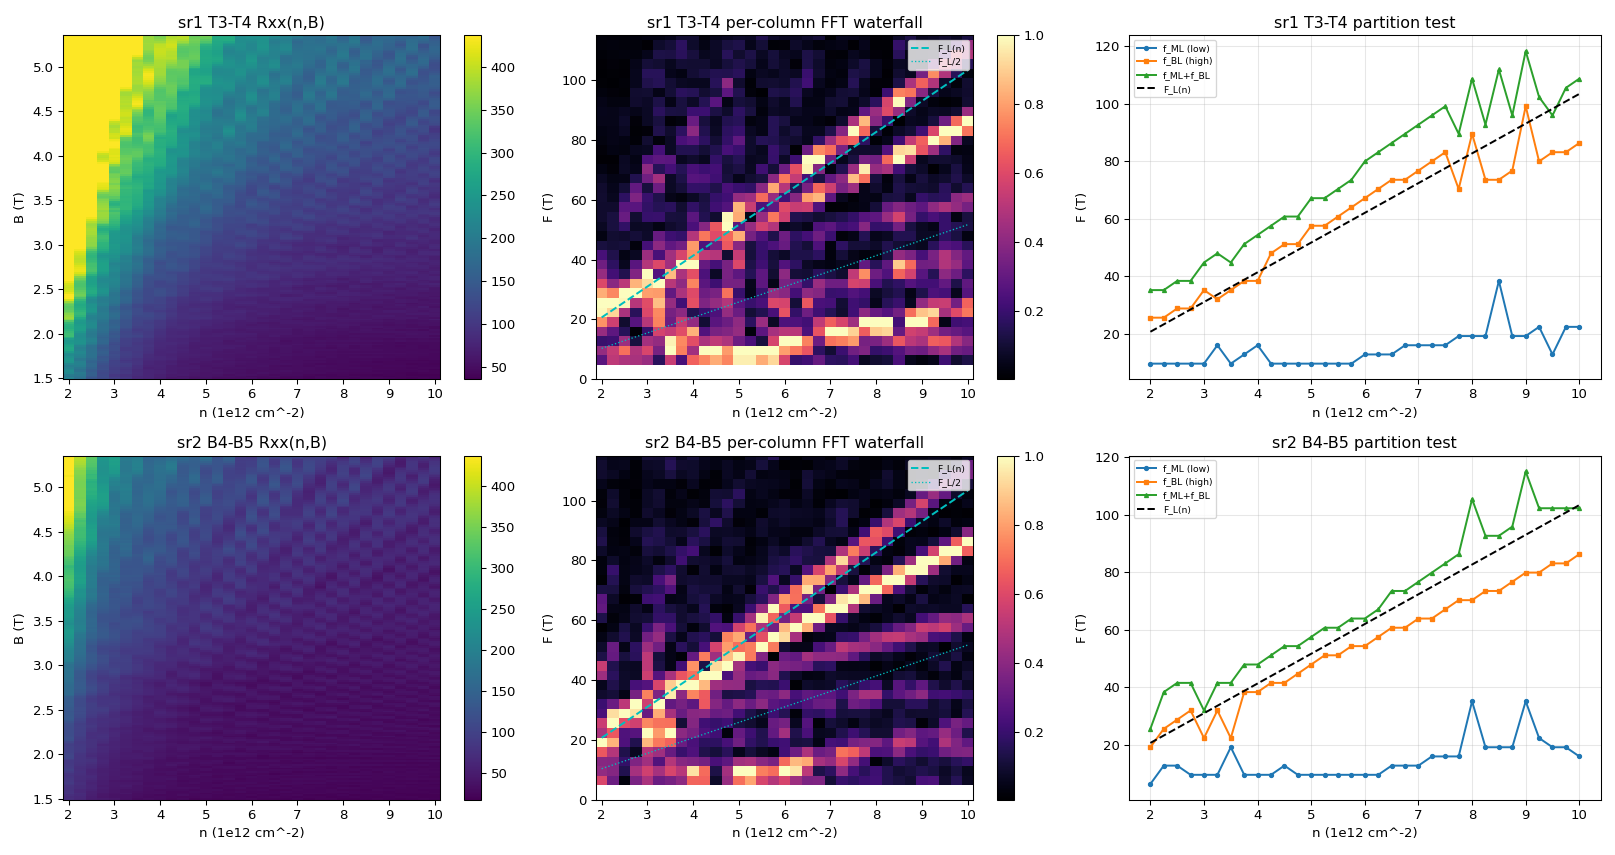

Python code for this plot:
"""Electron fan (run 6) analysis: per-column SdH FFT -> F(n) branches -> the
partition-robustness test f_ML(n)+f_BL(n)=F_L(n), plus harmonic/intermod screen.
Run when the fan completes: menv python fan_analyze.py [onset]"""
import sys, json, numpy as np
import matplotlib; matplotlib.use('Agg'); import matplotlib.pyplot as plt
from hera.analysis import open_run, sdh_fft, luttinger_frequency
from scipy.signal import find_peaks

ONSET = float(sys.argv[1]) if len(sys.argv) > 1 else 2.0
import os
m = json.load(open('data/6/metadata.json')); ci = {c: i for i, c in enumerate(m['columns'])}
_f = 'data/6/data.tsv.gz' if os.path.exists('data/6/data.tsv.gz') else 'data/6/data.tsv'
raw = np.loadtxt(_f); Ib = m['measurement_config']['bias_voltage'] / m['measurement_config']['bias_resistor']
ns_cm = np.linspace(2e12, 10e12, 33); NN = len(ns_cm)
NB = len(raw) // NN                       # complete B-rows (robust to a partial last row)
Bcol = raw[:NB*NN, ci['magnet_mag']]; Bvals = Bcol.reshape(NB, NN)[:, 0]
print(f'fan: {len(raw)} pts -> {NB} complete B-rows x {NN} n-cols ; B {Bvals.min():.2f}..{Bvals.max():.2f}T')
# reshape: rows ordered slow(B)-major, fast(n)-minor
def grid(col):
    g = (raw[:NB*NN, ci[col]] / Ib)
    return g.reshape(NB, NN)   # (B, n)
R1 = grid('sr1_X'); R2 = grid('sr2_X')
FLn = luttinger_frequency(ns_cm * 1e4)   # F_L(n), Tesla

fig, axes = plt.subplots(2, 3, figsize=(17, 9))
for row, (nm, Rg) in enumerate([('sr1 T3-T4', R1), ('sr2 B4-B5', R2)]):
    # raw 2D Rxx(n,B)
    ax = axes[row, 0]
    im = ax.pcolormesh(ns_cm/1e12, Bvals, Rg, shading='auto', cmap='viridis')
    ax.set_xlabel('n (1e12 cm^-2)'); ax.set_ylabel('B (T)'); ax.set_title(f'{nm} Rxx(n,B)'); plt.colorbar(im, ax=ax)
    # per-column FFT (sdh_fft does all columns at once)
    f, spec = sdh_fft(Rg, Bvals, b_range=(ONSET, 8.0), detrend=5, window='hann', nfft=4096, log=False)
    fb = (f > 4) & (f < 120); fbf = f[fb]
    ax = axes[row, 1]
    Snorm = spec[:, fb] / spec[:, fb].max(axis=1, keepdims=True)   # normalize per column
    im = ax.pcolormesh(ns_cm/1e12, fbf, Snorm.T, shading='auto', cmap='magma')
    ax.plot(ns_cm/1e12, FLn, 'c--', lw=1.5, label='F_L(n)')
    ax.plot(ns_cm/1e12, FLn/2, 'c:', lw=1, label='F_L/2')
    ax.set_xlabel('n (1e12 cm^-2)'); ax.set_ylabel('F (T)'); ax.set_ylim(0, 115)
    ax.set_title(f'{nm} per-column FFT waterfall'); ax.legend(fontsize=7); plt.colorbar(im, ax=ax)
    # extract two branches per column: strongest peak in low band (<F_L/2) and high band
    fML, fBL = np.full(NN, np.nan), np.full(NN, np.nan)
    for j in range(NN):
        S = spec[j, fb]
        lo = fbf < FLn[j]*0.55; hi = (fbf >= FLn[j]*0.55) & (fbf < FLn[j]*1.25)
        if lo.sum() and S[lo].max() > 0.15*S.max():
            fML[j] = fbf[lo][np.argmax(S[lo])]
        if hi.sum() and S[hi].max() > 0.15*S.max():
            fBL[j] = fbf[hi][np.argmax(S[hi])]
    ax = axes[row, 2]
    ax.plot(ns_cm/1e12, fML, 'o-', ms=3, label='f_ML (low)')
    ax.plot(ns_cm/1e12, fBL, 's-', ms=3, label='f_BL (high)')
    ax.plot(ns_cm/1e12, fML+fBL, '^-', ms=3, label='f_ML+f_BL')
    ax.plot(ns_cm/1e12, FLn, 'k--', lw=1.5, label='F_L(n)')
    ax.set_xlabel('n (1e12 cm^-2)'); ax.set_ylabel('F (T)'); ax.set_title(f'{nm} partition test'); ax.legend(fontsize=7); ax.grid(alpha=.3)
    # numeric partition check (mid-high n where tones resolve)
    ok = np.isfinite(fML) & np.isfinite(fBL) & (ns_cm > 4e12)
    if ok.sum():
        resid = (fML[ok]+fBL[ok]-FLn[ok]) / FLn[ok]
        print(f'[{nm}] partition f_ML+f_BL vs F_L (n>4e12, {ok.sum()} cols): '
              f'mean resid {resid.mean()*100:+.1f}%, rms {resid.std()*100:.1f}% '
              f'| f_ML {np.nanmin(fML[ok]):.0f}-{np.nanmax(fML[ok]):.0f}T, f_BL {np.nanmin(fBL[ok]):.0f}-{np.nanmax(fBL[ok]):.0f}T')
plt.tight_layout(); plt.savefig('hera_scratch/fan_analyze.png', dpi=95)
print('saved hera_scratch/fan_analyze.png')
print('READ: two branches tracking with n, summing to F_L(n) across density = ABA')
print('(partition robust, model-independent). A single branch on F_L would be ABC.')
